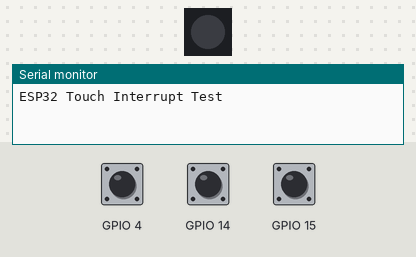
This sketch was run on a simulated ESP32. On the bench: 1 RGB LEDs in strip order, left to right, the last lines printed to the serial monitor. The test bench sets the inputs (shaded band); at power-on: GPIO 4 HIGH, GPIO 14 HIGH, GPIO 15 HIGH.

Above: at 2.2 s.
2.3 s: GPIO 4 pulled LOW for 0.15 s
At 3.5 s:
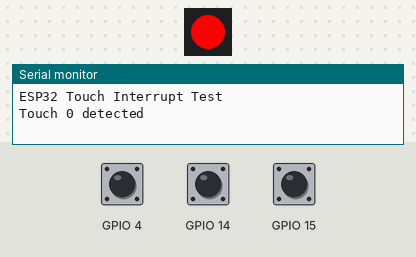
3.9 s: GPIO 14 pulled LOW for 0.15 s
At 4.8 s:
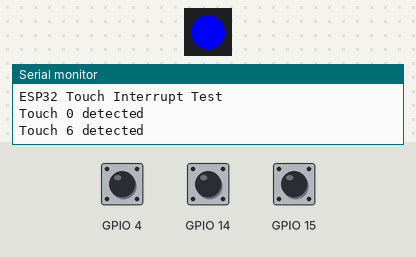
5.5 s: GPIO 15 pulled LOW for 0.15 s
At 6.0 s:
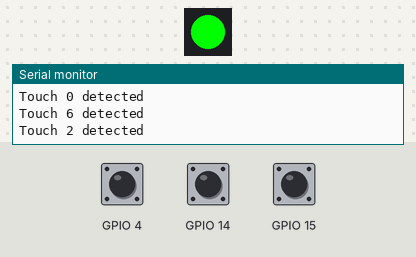
7.1 s: GPIO 4 pulled LOW for 1 s
At 8.4 s:
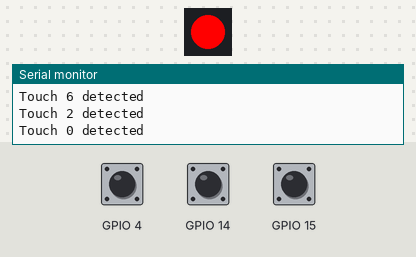
9.6 s: GPIO 14 pulled LOW for 1 s
At 10.3 s:
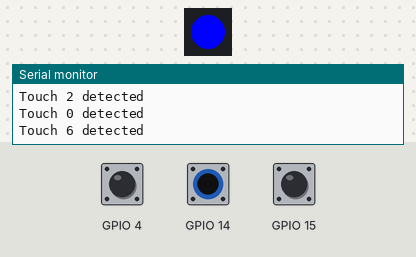
Timing chart, 0 to 12.6 s (numbered marks = the images above; inputs shaded):
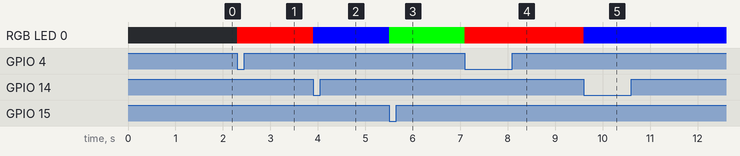

Measured:
- after the input at 2.3 s, RGB LED 0: off → RGB(255, 0, 0) at once
- after the input at 3.9 s, RGB LED 0: RGB(255, 0, 0) → RGB(0, 0, 255) at once
- after the input at 5.5 s, RGB LED 0: RGB(0, 0, 255) → RGB(0, 255, 0) at once
- after the input at 7.1 s, RGB LED 0: RGB(0, 255, 0) → RGB(255, 0, 0) at once
- after the input at 9.6 s, RGB LED 0: RGB(255, 0, 0) → RGB(0, 0, 255) at once

The sketch:

RGBtouch.ino
```cpp
#include <Adafruit_NeoPixel.h>              //Version 1.3.4
#define PIN       2   // DIN Data in of RGBLED
#define NUMPIXELS 1   // how many RGBLED are there


Adafruit_NeoPixel pixels(NUMPIXELS, PIN, NEO_GRB + NEO_KHZ800);

int threshold = 40;
bool touch0detected = false;
bool touch3detected = false;
bool touch6detected = false;

void gotTouch0(){
 touch0detected = true;
}

void gotTouch3(){
 touch3detected = true;
}
void gotTouch6()
{
  touch6detected = true;
}

void setup() {
   pixels.begin();
  Serial.begin(115200);
  delay(1000); // give me time to bring up serial monitor
  Serial.println("ESP32 Touch Interrupt Test");
  touchAttachInterrupt(T0, gotTouch0, threshold);
  touchAttachInterrupt(T3, gotTouch3, threshold);
  touchAttachInterrupt(T6, gotTouch6, threshold);
}

void loop(){
  if(touch0detected){


    touch0detected = false;
    Serial.println("Touch 0 detected");
    pixels.setPixelColor(0, pixels.Color(255,0,0));
    pixels.show();
  }
  if(touch3detected){

    touch3detected = false;
     pixels.setPixelColor(0, pixels.Color(0,255,0));
    Serial.println("Touch 2 detected");
    pixels.show();
  }

  if(touch6detected){

    touch6detected = false;
    Serial.println("Touch 6 detected");
     pixels.setPixelColor(0, pixels.Color(0,0,255));
    pixels.show();
  }
}
```
